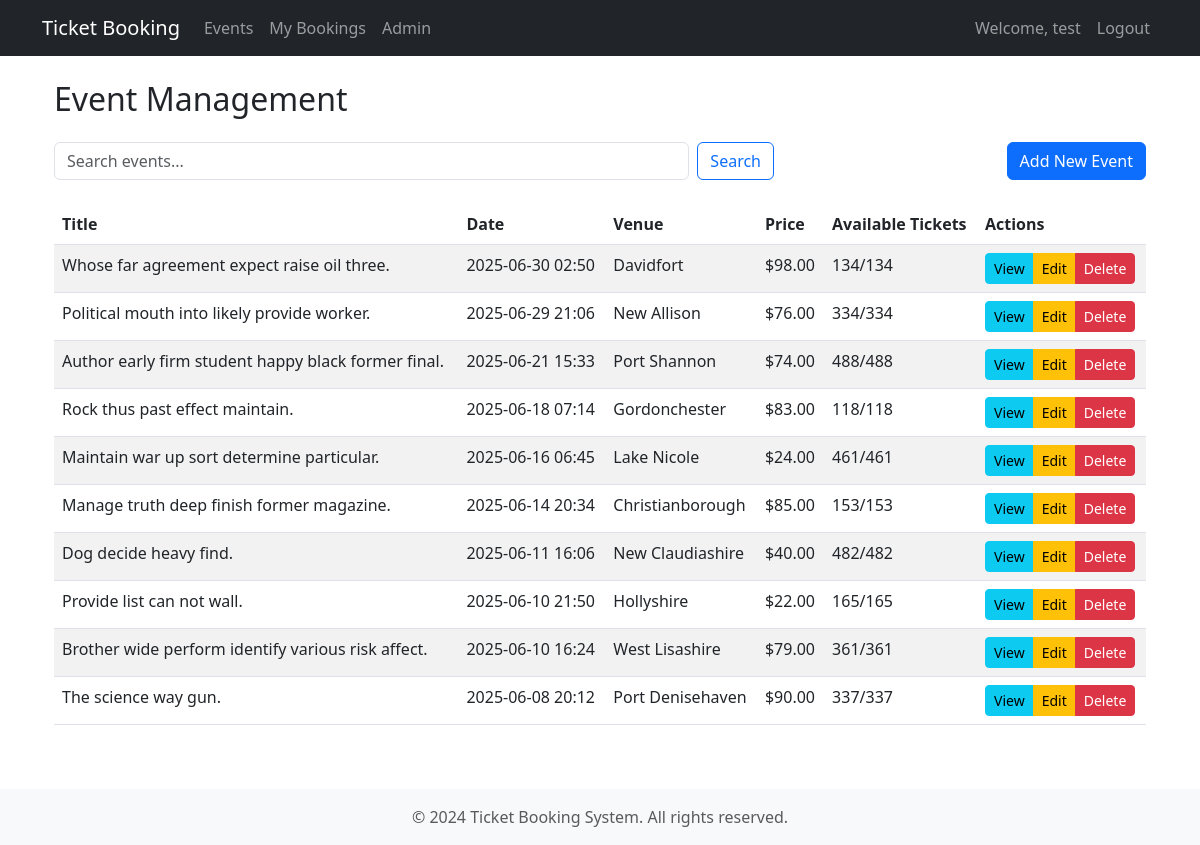
/admin/events (signed in), run on an earlier commit of the app's database.
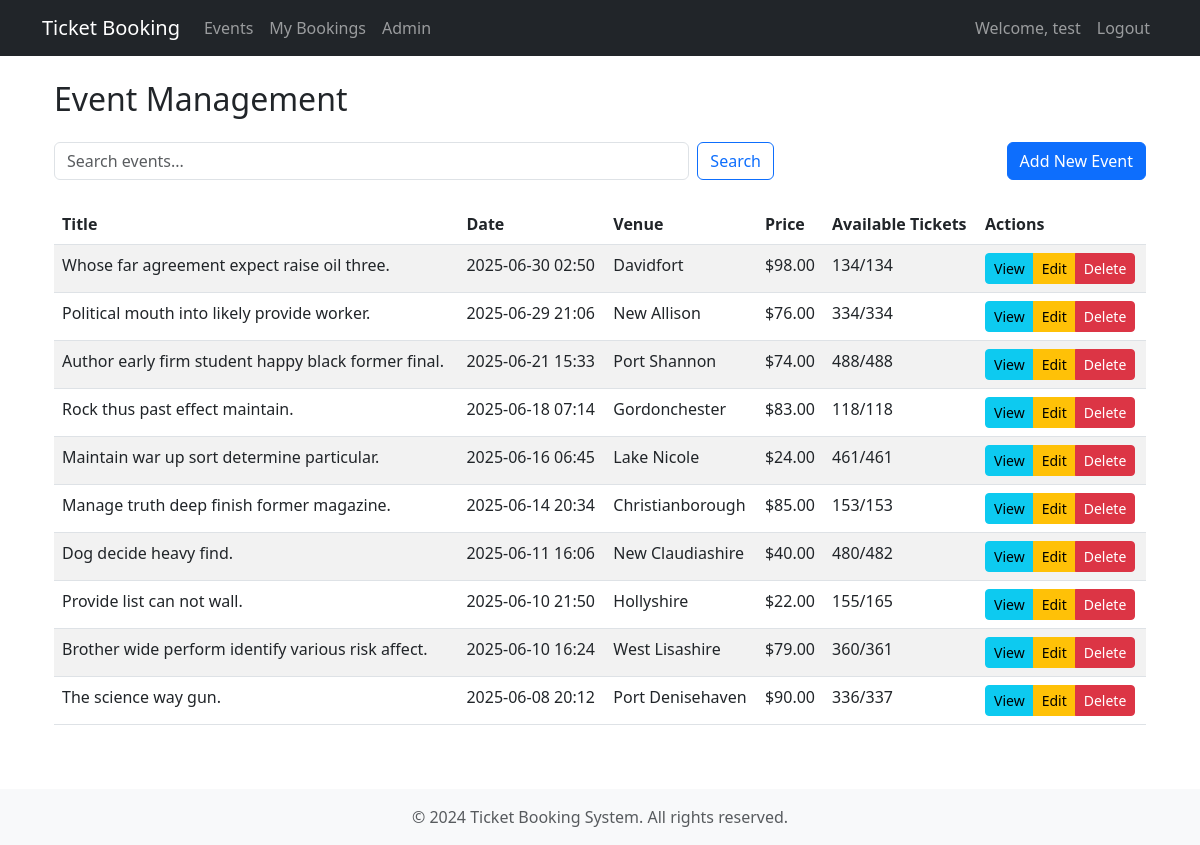
And on a later commit of the database.
### app/models/event.py (models this page shows, shortened)
class Event(db.Model):
    __tablename__ = "events"
    id = db.Column(db.Integer, primary_key=True)
    title = db.Column(db.String(200), nullable=False)
    description = db.Column(db.Text)
    status = db.Column(db.String(50), default="draft")
    venue = db.Column(db.String(200), nullable=False)
    event_date = db.Column(db.DateTime, nullable=False)
    total_tickets = db.Column(db.Integer, nullable=False)
    available_tickets = db.Column(db.Integer, nullable=False)
    price = db.Column(db.Float, nullable=False)
    category = db.Column(db.String(50))
    image_url = db.Column(db.String(500))
    is_active = db.Column(db.Boolean, default=True)
    created_at = db.Column(db.DateTime, default=datetime.utcnow)
    updated_at = db.Column(
        db.DateTime, default=datetime.utcnow, onupdate=datetime.utcnow
    )
    tickets = db.relationship("Ticket", backref="event", lazy=True)

### app/routes/admin.py (the view)
@admin_bp.route("/events")
@permission_required(Permission.MANAGE_EVENTS)
def events():
    page = request.args.get("page", 1, type=int)
    per_page = 10
    search = request.args.get("search", "").strip()
    query = Event.query
    if search:
        query = query.filter(Event.title.ilike(f"%{search}%"))
    pagination = query.order_by(Event.event_date.desc()).paginate(
        page=page, per_page=per_page, error_out=False
    )
    events = pagination.items
    return render_template(
        "admin/events.html",
        events=events,
        pagination=pagination,
        search=search,  # để giữ lại giá trị trong ô tìm kiếm
    )

### app/models/role.py (called while the page is built)
    def has_permission(self, permission):
        return self.permissions & permission == permission

### app/models/user.py (called while the page is built)
    def can(self, permission):
        return (
            self.role is not None
            and self.is_active
            and self.role.has_permission(permission)
        )

    def is_administrator(self):
        return self.can(Permission.MANAGE_USERS)

    @property
    def is_admin(self):
        return self.is_administrator()

### app/routes/auth.py (called while the page is built)
@auth_bp.before_app_request
def before_request():
    if current_user.is_authenticated and not current_user.is_confirmed \
        and request.blueprint != 'auth' \
        and request.endpoint != 'static':
        return redirect(url_for('auth.unconfirmed'))

### app/templates/admin/events.html (shortened to what this page needs)
{% extends "base.html" %}
{% block content %}
<div class="container">
    <h2 class="mb-4">Event Management</h2>
    <div class="row mb-4">
        <div class="col-md-8">
            <form class="d-flex" method="GET" action="{{ url_for('admin.events') }}">
                <input class="form-control me-2" type="search" placeholder="Search events..." name="search" value="{{ request.args.get('search', '') }}">
                <button class="btn btn-outline-primary" type="submit">Search</button>
            </form>
        </div>
        <div class="col-md-4 text-end">
            <a href="{{ url_for('events.create') }}" class="btn btn-primary">Add New Event</a>
        </div>
    </div>
    <div class="table-responsive">
        <table class="table table-striped">
            <thead>
                <tr>
                    <th>Title</th>
                    <th>Date</th>
                    <th>Venue</th>
                    <th>Price</th>
                    <th>Available Tickets</th>
                    <th>Actions</th>
                </tr>
            </thead>
            <tbody>
                {% for event in events %}
                <tr>
                    <td>{{ event.title }}</td>
                    <td>{{ event.event_date.strftime('%Y-%m-%d %H:%M') }}</td>
                    <td>{{ event.venue }}</td>
                    <td>${{ "%.2f"|format(event.price) }}</td>
                    <td>{{ event.available_tickets }}/{{ event.total_tickets }}</td>
                    <td>
                        <div class="btn-group" role="group">
                            <a href="{{ url_for('events.detail', event_id=event.id) }}" class="btn btn-sm btn-info">View</a>
                            <a href="{{ url_for('events.edit', event_id=event.id) }}" class="btn btn-sm btn-warning">Edit</a>
                            <button type="button" class="btn btn-sm btn-danger" data-bs-toggle="modal" data-bs-target="#deleteModal{{ event.id }}">
                                Delete
                            </button>
                        </div>
                    </td>
                </tr>
                {% endfor %}
            </tbody>
        </table>
    </div>
</div>
{% endblock %}

What changed in the data, as far as the page shows it:
changed Event "Dog decide heavy find.": available_tickets "482" → "480"
changed Event "Provide list can not wall.": available_tickets "165" → "155"
changed Event "Brother wide perform identify various risk affect.": available_tickets "361" → "360"
changed Event "The science way gun.": available_tickets "337" → "336"
